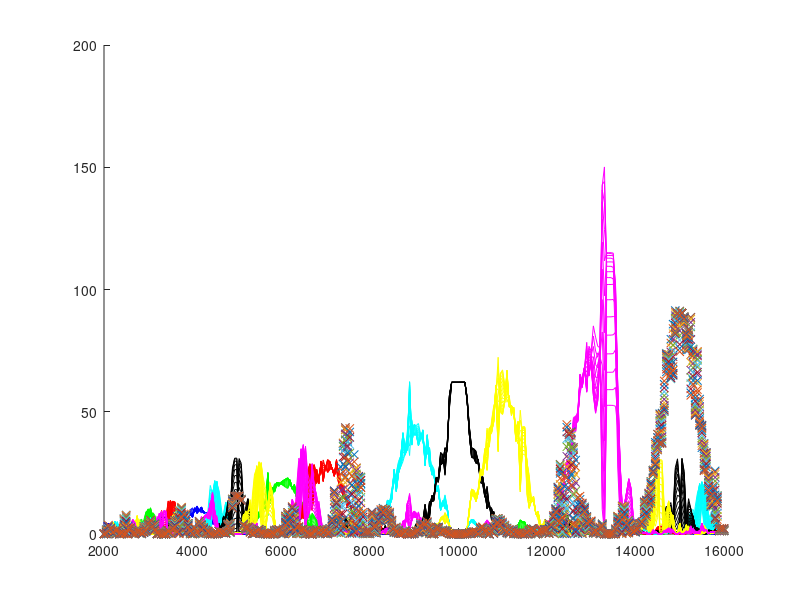

This chart was generated by the following MATLAB code:
% Simulator for the acoustic modem doing all of its calculations by
% resampling the single input signal

clear;
clf;

% Parameters
fs = 40000;
f = 10000;
fguess = 9000;
phi = pi/2;
fdelta = 7000;
fstep = 50;

% 64 samples at 40 kHz is 1.6 ms of data
t = [0:63];
noise = 0.25*randn(1, length(t));

figure(1);
hold on;

% Input frequencies
f = [4000, 6000, 7000, 9000, 10000, 11000, 13000, 15000];
% Experimentally the best resampling frequency for each is:
fre = [4050, 6100, 7000, 9000, 10000, 11000, 13000];
color = ['b' 'g' 'r' 'c' 'k' 'y', 'm', 'x'];
for a = 1:length(f)
    for phi = 0:0.1:pi/2
        data = hann(64)' .* cos(2*pi*t*f(a)/fs + phi);% + noise;
        i = 1;
        for n = -fdelta:fstep:fdelta
            rs = zeros(1, 1);
            rc = zeros(1, 1);
            k = 1;
            j = 1;
            l = 1 + fs/(4*(fguess+n));
            while (j < length(data)-1) && (l < length(data)-1)
                intIndex = floor(j);
                intIndex2 = floor(l);
                rs(k) = data(intIndex);
                rc(k) = data(intIndex2);
                k = k + 1;
                j = j + fs/(fguess+n);
                l = l + fs/(fguess+n);
            end
            result(i) = sum(rs)^2 + sum(rc)^2;
            i = i+1;
        end
        figure(1);
        plot(fguess+[-fdelta:fstep:fdelta], result, color(a));
    end
end